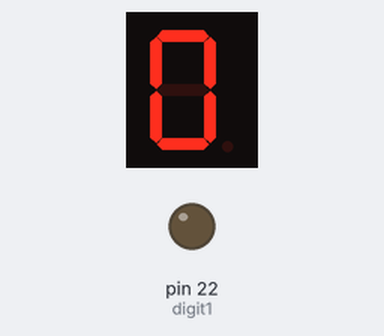
This sketch was run on a simulated Arduino Mega 2560, built with avr-gcc and run on an emulated ATmega2560. Parts: 1-digit seven-segment display, output pins drawn as LEDs (lit = HIGH). Wiring (inferred from the names in the program): 1-digit 7-segment display, segments lit when HIGH: segments pin 12, pin 11, pin 10, pin 9, pin 8, pin 7, pin 6. The segment pins are drawn as the display they are named for; pins used as bus, display or sensor lines are not drawn.

Above: at 0.1 s.
At 1.1 s:
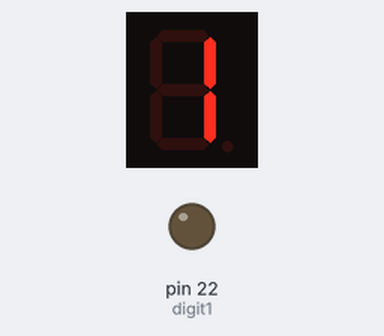
At 2.1 s:
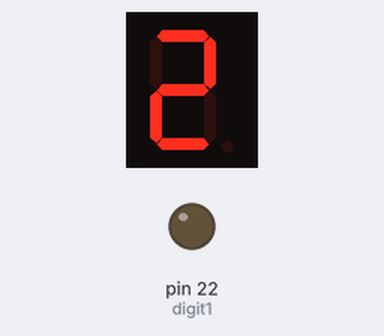
At 4.1 s:
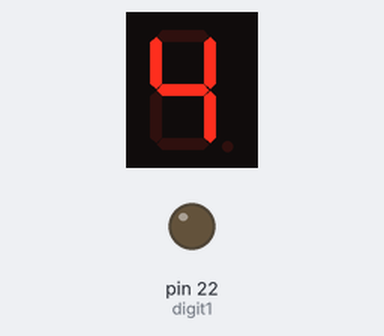
At 6.1 s:
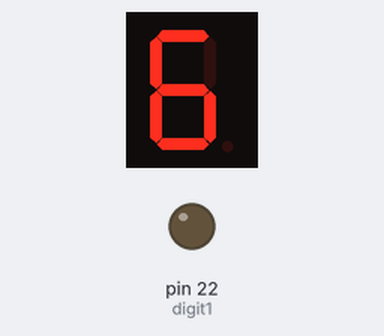
At 9.1 s:
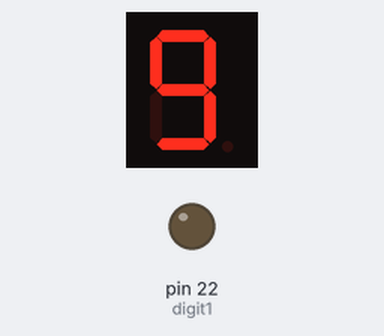

Measured:
- by itself, everything shown: repeats every 10.0 s, in 11 steps
- what the display in image 1 shows lasts 1.0 s, from 1.0 s to 2.0 s

The sketch:

DisplayNumber.ino
```cpp
#define A 12
#define B 11
#define C 10
#define D 9
#define E 8
#define F 7
#define G 6
#define digit1 22

void displayNumber(int n){
  switch(n){
    case 0:
      digitalWrite(A, HIGH);
      digitalWrite(B, HIGH);
      digitalWrite(C, HIGH);
      digitalWrite(D, HIGH);
      digitalWrite(F, HIGH);
      digitalWrite(E, HIGH);
      break;
    case 1:
      digitalWrite(B, HIGH);
      digitalWrite(C, HIGH);
      break;
    case 2:
      digitalWrite(A, HIGH);
      digitalWrite(B, HIGH);
      digitalWrite(D, HIGH);
      digitalWrite(E, HIGH);
      digitalWrite(G, HIGH);
      break;
    case 3:
      digitalWrite(A, HIGH);
      digitalWrite(B, HIGH);
      digitalWrite(D, HIGH);
      digitalWrite(C, HIGH);
      digitalWrite(G, HIGH);
      break;
    case 4:
      digitalWrite(F, HIGH);
      digitalWrite(C, HIGH);
      digitalWrite(B, HIGH);
      digitalWrite(G, HIGH);
      break;
    case 5:
      digitalWrite(A, HIGH);
      digitalWrite(F, HIGH);
      digitalWrite(D, HIGH);
      digitalWrite(C, HIGH);
      digitalWrite(G, HIGH);
      break;
    case 6:
      digitalWrite(A, HIGH);
      digitalWrite(C, HIGH);
      digitalWrite(D, HIGH);
      digitalWrite(E, HIGH);
      digitalWrite(F, HIGH);
      digitalWrite(G, HIGH);
      break;
    case 7:
      digitalWrite(A, HIGH);
      digitalWrite(B, HIGH);
      digitalWrite(C, HIGH);
      break;
    case 8:
      digitalWrite(A, HIGH);
      digitalWrite(B, HIGH);
      digitalWrite(C, HIGH);
      digitalWrite(D, HIGH);
      digitalWrite(E, HIGH);
      digitalWrite(F, HIGH);
      digitalWrite(G, HIGH);
      break;
    case 9:
      digitalWrite(A, HIGH);
      digitalWrite(B, HIGH);
      digitalWrite(C, HIGH);
      digitalWrite(D, HIGH);
      digitalWrite(F, HIGH);
      digitalWrite(G, HIGH);
      break;
  }
}

void setLow(){
    digitalWrite(A, LOW);
    digitalWrite(B, LOW);
    digitalWrite(C, LOW);
    digitalWrite(D, LOW);
    digitalWrite(E, LOW);
    digitalWrite(F, LOW);
    digitalWrite(G, LOW);
}
void setup() {
  pinMode(B, OUTPUT);
  pinMode(C, OUTPUT);
  pinMode(A, OUTPUT);
  pinMode(D, OUTPUT);
  pinMode(E, OUTPUT);
  pinMode(F, OUTPUT);
  pinMode(G, OUTPUT);
  pinMode(digit1, OUTPUT);
}

void loop() {
  for (int i = 0; i < 10; i++){
    displayNumber(i);
    delay(1000);
    setLow();
  }
}
```
